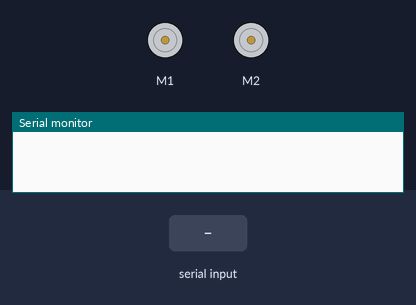
Bench run of a sketch on a simulated Arduino Uno, built with avr-gcc and run on an emulated ATmega328P. On the bench: 2 × DC motor (green arrow = forward, orange = backward, longer = faster), the last lines printed to the serial monitor. Inputs (shaded band) come from the test bench.

Above: at 5.2 s.
5.3 s: byte 1 (1) received over Serial
At 6.0 s:
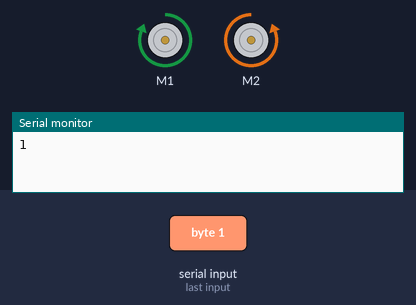
6.8 s: byte 2 (2) received over Serial
At 7.1 s:
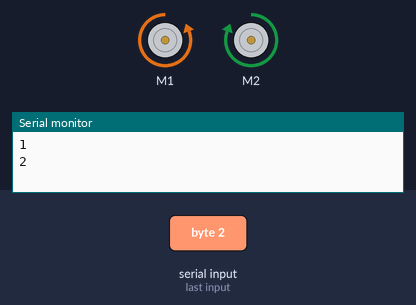
Timing chart, 0 to 9.8 s (numbered marks = the images above; inputs shaded):
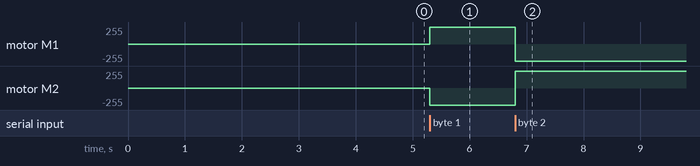

The sketch:

serialtomotormovementtest.ino
```cpp
//Inclusions and variables for Motor
#include <Wire.h>
#include <Adafruit_MotorShield.h>
#include "utility/Adafruit_MS_PWMServoDriver.h"
Adafruit_MotorShield AFMS = Adafruit_MotorShield();
Adafruit_DCMotor *myMotor1 = AFMS.getMotor(1);
Adafruit_DCMotor *myMotor2 = AFMS.getMotor(2);
int motorSpeedFast = 255;

void MoveForward() {
  myMotor1->setSpeed(motorSpeedFast);
  myMotor1->run(FORWARD);
  myMotor2->setSpeed(motorSpeedFast);
  myMotor2->run(BACKWARD);
}

void MoveBackward() {
  myMotor1->setSpeed(motorSpeedFast);
  myMotor1->run(BACKWARD);
  myMotor2->setSpeed(motorSpeedFast);
  myMotor2->run(FORWARD);
}

void setup() {
  // put your setup code here, to run once:
  //Set up serial port
  AFMS.begin();
  //MoveForward();
  Serial.begin(9600);
  delay(4000);
}

void loop() {
  // put your main code here, to run repeatedly:
  //Read serial
  byte serialInput = Serial.read();
  //Serial.println(serialInput);
  if (serialInput == 255){
    //Serial.println(serialInput);
    //MoveForward();
  }
  if (serialInput == 1){
    Serial.println(serialInput);
    MoveForward();
  }
  else if (serialInput == 2){
    Serial.println(serialInput);
    MoveBackward();
  }

}
```

Measured:
- after the input at 5.3 s, motor M1: stopped → forward 255/255 at once; motor M2: stopped → backward 255/255 at once
- after the input at 6.8 s, motor M1: forward 255/255 → backward 255/255 at once; motor M2: backward 255/255 → forward 255/255 at once
